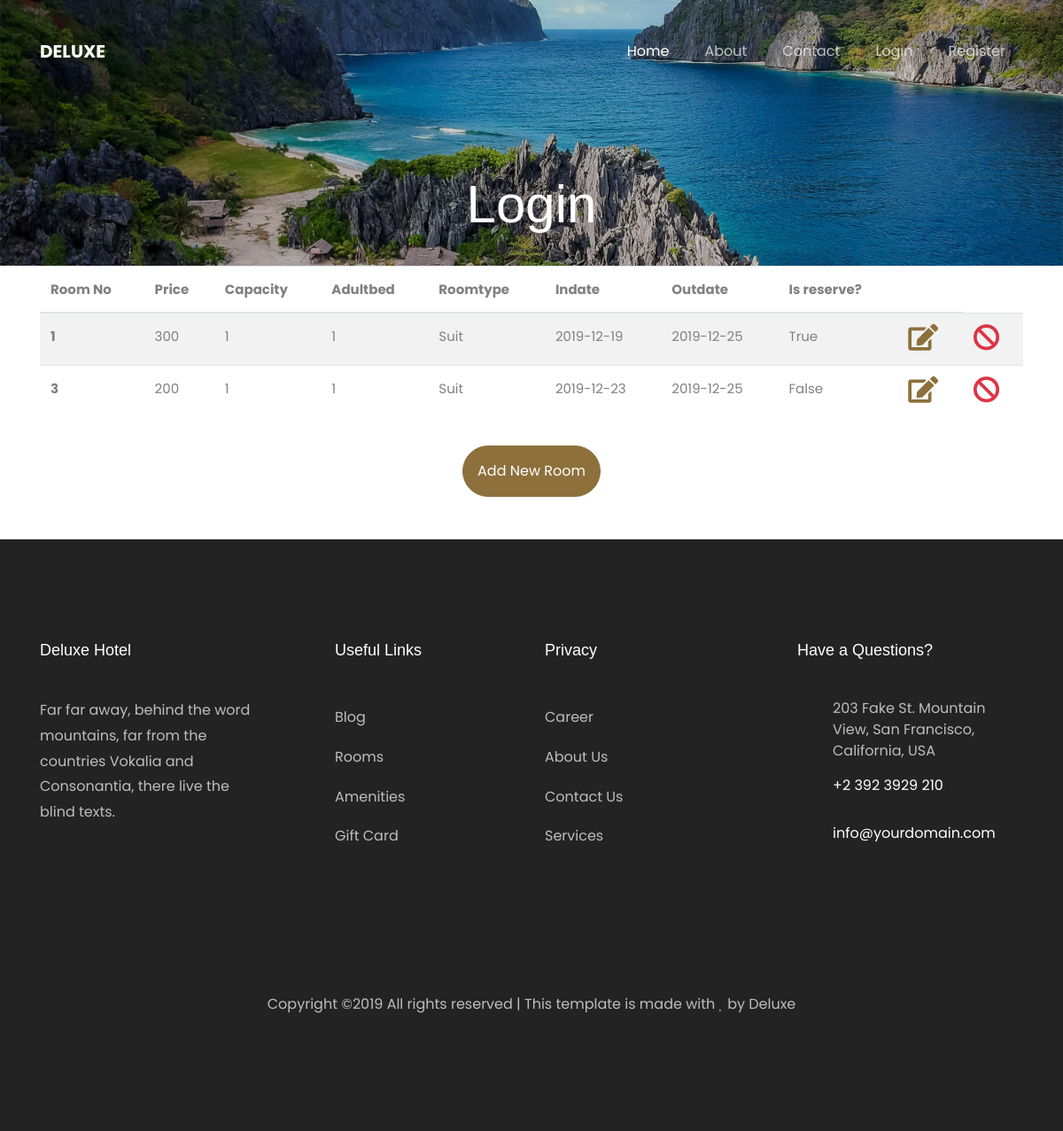
/adminlist, run on the app's committed database.
### app.py (models this page shows)
class Room(db.Model):
    roomno = db.Column(db.Integer, primary_key=True)
    price = db.Column(db.Integer)
    capacity = db.Column(db.Integer)
    floorno = db.Column(db.Integer)
    childbed = db.Column(db.Integer)
    adultbed = db.Column(db.Integer)
    roomtype = db.Column(db.String(255))
    inDate = db.Column(db.Date)
    outDate=db.Column(db.Date)
    isreserve = db.Column('is_reserve',db.Boolean)
    reservations = db.relationship('Reservation',backref='room')

### app.py (the view)
@login_required
@app.route('/adminlist')
def adminList():
    rooms = Room.query.all()
    return render_template('admin-list.html',rooms=rooms)

### templates/admin-list.html
{% extends "layout.html" %}
{% block content %}
<div class="hero-wrap" style="background-image: url({{url_for('static',filename='images/bg_1.jpg')}});">
      <div class="overlay"></div>
      <div class="container">
        <div class="row no-gutters slider-text d-flex align-itemd-end justify-content-center">
          <div class="col-md-9 ftco-animate text-center d-flex align-items-end justify-content-center">
          	<div class="text">
	            <h1 class="mb-4 bread">Login</h1>
            </div>
          </div>
        </div>
      </div>
    </div>
    <div class="container">
        <div class="row">
            <div class="col-12">
                <table class="table table-striped">
                        <thead>
                            <tr>
                                <th scope="col">Room No</th>
                                <th scope="col">Price</th>
                                <th scope="col">Capacity</th>
                                <th scope="col">Adultbed</th>
                                <th scope="col">Roomtype</th>
                                <th scope="col">Indate</th>
                                <th scope="col">Outdate</th>
                                <th scope="col">Is reserve?</th>
                                <th></th>
                            </tr>
                        </thead>
                    <tbody>
                {% for room in rooms %}
                            <tr>
                                <th scope="row">{{room.roomno}}</th>
                                <td>{{room.price}}</td>
                                <td>{{room.capacity}}</td>
                                <td>{{room.adultbed}}</td>
                                <td>{{room.roomtype}}</td>
                                <td>{{room.inDate}}</td>
                                <td>{{room.outDate}}</td>
                                <td>{{room.isreserve}}</td>
                                <td><a class="btn-custom" href="{{url_for('getupdateroom',roomno = room.roomno)}}"><i class="fa fa-2x fa-edit"></i></a></td>
                                <td><a class="btn-custom" href="{{url_for('deleteroom',roomno=room.roomno)}}"><i class="fa fa-2x fa-ban text-danger"></i></a></td>
                            </tr>
                {% endfor %}
                </tbody>
                </table>
                <div class="row text-center">
                    <div class="col-12 justify-content-center">
                        <a href="admin" class="btn btn-primary mt-3 mb-5 p-3">Add New Room</a>
                    </div>
                </div>
            </div>
        </div>
    </div>
{% endblock content %}

### data on the page
Room: roomno "1", price "300", capacity "1", adultbed "1", roomtype "Suit", inDate "2019-12-19", outDate "2019-12-25", isreserve "True"
Room: roomno "3", price "200", capacity "1", adultbed "1", roomtype "Suit", inDate "2019-12-23", outDate "2019-12-25", isreserve "False"
